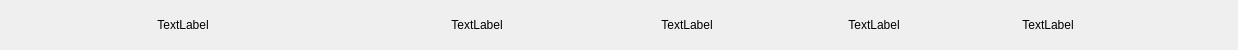
<?xml version="1.0" encoding="UTF-8"?>
<ui version="4.0">
 <class>TestInfoItem</class>
 <widget class="QWidget" name="TestInfoItem">
  <property name="geometry">
   <rect>
    <x>0</x>
    <y>0</y>
    <width>1238</width>
    <height>50</height>
   </rect>
  </property>
  <property name="windowTitle">
   <string>TestInfoItem</string>
  </property>
  <layout class="QVBoxLayout" name="verticalLayout">
   <item>
    <layout class="QHBoxLayout" name="horizontalLayout">
     <item>
      <spacer name="horizontalSpacer">
       <property name="orientation">
        <enum>Qt::Horizontal</enum>
       </property>
       <property name="sizeType">
        <enum>QSizePolicy::Expanding</enum>
       </property>
       <property name="sizeHint" stdset="0">
        <size>
         <width>34</width>
         <height>20</height>
        </size>
       </property>
      </spacer>
     </item>
     <item>
      <widget class="QLabel" name="label">
       <property name="sizePolicy">
        <sizepolicy hsizetype="Expanding" vsizetype="Preferred">
         <horstretch>0</horstretch>
         <verstretch>0</verstretch>
        </sizepolicy>
       </property>
       <property name="minimumSize">
        <size>
         <width>220</width>
         <height>0</height>
        </size>
       </property>
       <property name="text">
        <string>TextLabel</string>
       </property>
       <property name="scaledContents">
        <bool>false</bool>
       </property>
       <property name="alignment">
        <set>Qt::AlignCenter</set>
       </property>
      </widget>
     </item>
     <item>
      <spacer name="horizontalSpacer_2">
       <property name="orientation">
        <enum>Qt::Horizontal</enum>
       </property>
       <property name="sizeType">
        <enum>QSizePolicy::Expanding</enum>
       </property>
       <property name="sizeHint" stdset="0">
        <size>
         <width>138</width>
         <height>20</height>
        </size>
       </property>
      </spacer>
     </item>
     <item>
      <widget class="QLabel" name="label_2">
       <property name="sizePolicy">
        <sizepolicy hsizetype="Expanding" vsizetype="Preferred">
         <horstretch>0</horstretch>
         <verstretch>0</verstretch>
        </sizepolicy>
       </property>
       <property name="minimumSize">
        <size>
         <width>80</width>
         <height>0</height>
        </size>
       </property>
       <property name="text">
        <string>TextLabel</string>
       </property>
       <property name="alignment">
        <set>Qt::AlignCenter</set>
       </property>
      </widget>
     </item>
     <item>
      <spacer name="horizontalSpacer_3">
       <property name="orientation">
        <enum>Qt::Horizontal</enum>
       </property>
       <property name="sizeType">
        <enum>QSizePolicy::Expanding</enum>
       </property>
       <property name="sizeHint" stdset="0">
        <size>
         <width>84</width>
         <height>20</height>
        </size>
       </property>
      </spacer>
     </item>
     <item>
      <widget class="QLabel" name="label_3">
       <property name="sizePolicy">
        <sizepolicy hsizetype="Expanding" vsizetype="Preferred">
         <horstretch>0</horstretch>
         <verstretch>0</verstretch>
        </sizepolicy>
       </property>
       <property name="minimumSize">
        <size>
         <width>160</width>
         <height>0</height>
        </size>
       </property>
       <property name="text">
        <string>TextLabel</string>
       </property>
       <property name="alignment">
        <set>Qt::AlignCenter</set>
       </property>
      </widget>
     </item>
     <item>
      <spacer name="horizontalSpacer_4">
       <property name="orientation">
        <enum>Qt::Horizontal</enum>
       </property>
       <property name="sizeType">
        <enum>QSizePolicy::Expanding</enum>
       </property>
       <property name="sizeHint" stdset="0">
        <size>
         <width>39</width>
         <height>20</height>
        </size>
       </property>
      </spacer>
     </item>
     <item>
      <widget class="QLabel" name="label_4">
       <property name="sizePolicy">
        <sizepolicy hsizetype="Expanding" vsizetype="Preferred">
         <horstretch>0</horstretch>
         <verstretch>0</verstretch>
        </sizepolicy>
       </property>
       <property name="minimumSize">
        <size>
         <width>80</width>
         <height>0</height>
        </size>
       </property>
       <property name="text">
        <string>TextLabel</string>
       </property>
       <property name="alignment">
        <set>Qt::AlignCenter</set>
       </property>
      </widget>
     </item>
     <item>
      <spacer name="horizontalSpacer_5">
       <property name="orientation">
        <enum>Qt::Horizontal</enum>
       </property>
       <property name="sizeType">
        <enum>QSizePolicy::Expanding</enum>
       </property>
       <property name="sizeHint" stdset="0">
        <size>
         <width>88</width>
         <height>20</height>
        </size>
       </property>
      </spacer>
     </item>
     <item>
      <widget class="QLabel" name="label_5">
       <property name="sizePolicy">
        <sizepolicy hsizetype="Expanding" vsizetype="Preferred">
         <horstretch>0</horstretch>
         <verstretch>0</verstretch>
        </sizepolicy>
       </property>
       <property name="minimumSize">
        <size>
         <width>80</width>
         <height>0</height>
        </size>
       </property>
       <property name="text">
        <string>TextLabel</string>
       </property>
       <property name="alignment">
        <set>Qt::AlignCenter</set>
       </property>
      </widget>
     </item>
     <item>
      <spacer name="horizontalSpacer_6">
       <property name="orientation">
        <enum>Qt::Horizontal</enum>
       </property>
       <property name="sizeType">
        <enum>QSizePolicy::Expanding</enum>
       </property>
       <property name="sizeHint" stdset="0">
        <size>
         <width>139</width>
         <height>20</height>
        </size>
       </property>
      </spacer>
     </item>
    </layout>
   </item>
  </layout>
 </widget>
 <layoutdefault spacing="6" margin="11"/>
 <resources/>
 <connections/>
</ui>
